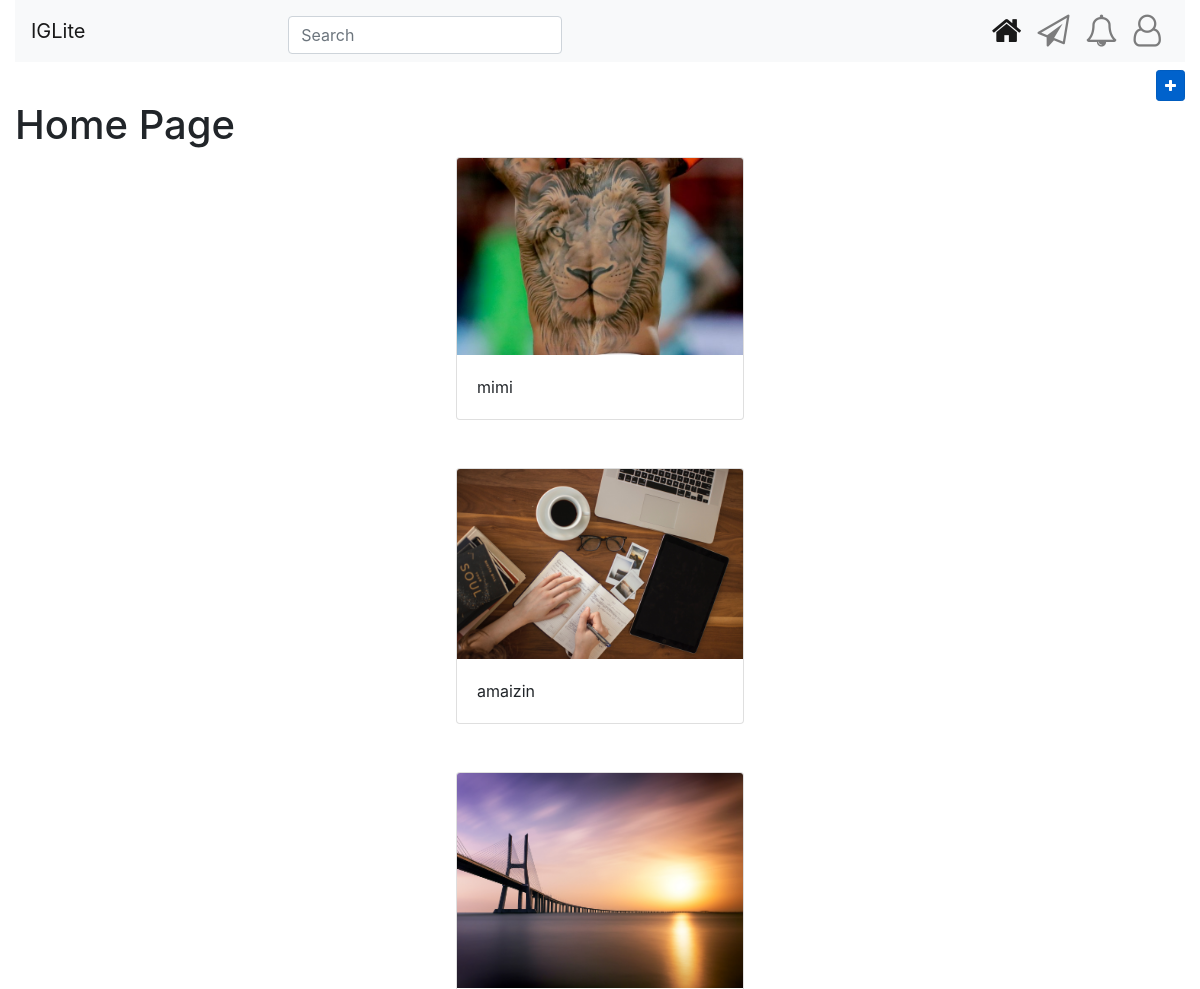
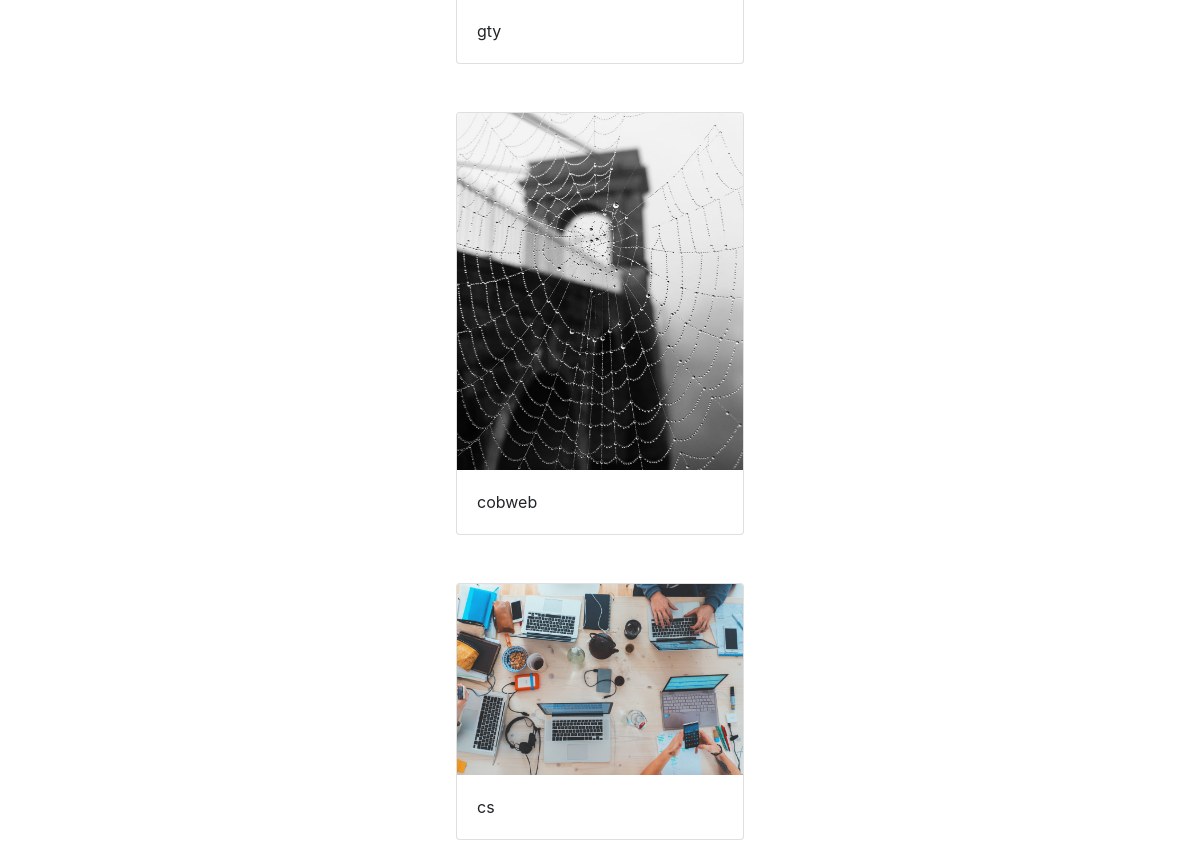
The page / on the database its author committed (2 pictures, top to bottom).
### insta/models.py (models this page shows, shortened)
class Post(models.Model):
    caption=models.TextField()
    posts=models.ImageField(upload_to='posts/images')

### insta/views.py (the view)
# urls.py: 2. Add a URL to urlpatterns:  path('', views.home, name='home')
def home(request):
    context = {
        'posts':Post.objects.all()
    }
    return render(request,'insta/home.html',context)

### insta/templates/insta/home.html (shortened to what this page needs)
{% extends 'insta/base.html' %}
{% block content %}
<h1>Home Page</h1>
{% for post in posts %}
<div class="container d-flex justify-content-center mb-5">
	<div class="card" style="width: 18rem">
		<img src="{{post.posts.url}}" class="card-img-top" alt="..." />
		<div class="card-body">
			<p class="card-text">{{post.caption}}</p>
		</div>
	</div>
</div>
{% endfor %}
{% endblock content %}

### rows shown on the page
Post: posts (picture), caption "mimi"
Post: posts (picture), caption "amaizin"
Post: posts (picture), caption "gty"
Post: posts (picture), caption "cobweb"
Post: posts (picture), caption "cs"
